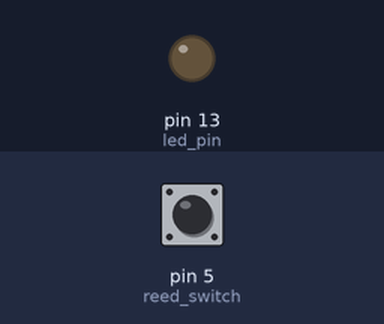
This sketch was run on a simulated Arduino Uno, built with avr-gcc and run on an emulated ATmega328P. On the bench: output pins drawn as LEDs (lit = HIGH). The inputs (shaded band) are chosen by the test bench; at power-on: pin 5 (reed_switch) LOW. What the sketch prints to the serial monitor is not drawn.

Above: at 1.2 s.
1.3 s: pin 5 (reed_switch) pulled HIGH for 0.15 s
At 1.37 s:
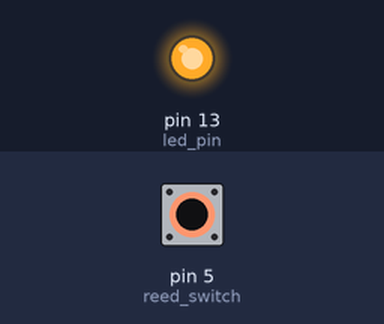
2.9 s: pin 5 (reed_switch) pulled HIGH for 3.2 s
At 6.4 s:
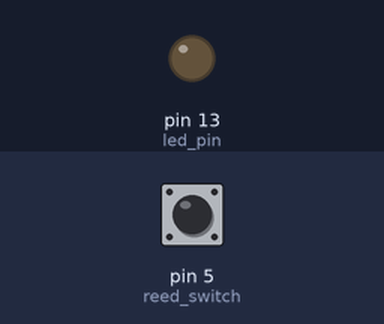
Timing chart, 0 to 7.9 s (numbered marks = the images above; inputs shaded):
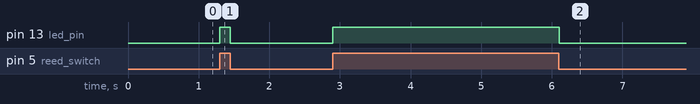

The sketch:

reed_switch.ino
```cpp
/**************************************************************/
/* Código teste para acionamento de LED na porta D7 (GPIO 13) */
/* quando o reed switch na porta D1 (GPIO 05)é fechado.       */
/**************************************************************/

// Contantes que representam os pinos do switch e do LED
const int reed_switch = 5;
const int led_pin = 13;

// variável ledState armazena estado do LED
int led_state = LOW;
int reed_state;

void setup() {

  // Iniciando a porta serial a um baud rate de 115200:
  Serial.begin(115200);
  Serial.println("****************************");
  Serial.println("     Programa iniciado.");
  Serial.println("****************************");

  // Setando o pino do LED como output:
  pinMode(led_pin, OUTPUT);

  // Setando o pino do reed switch como input:
  pinMode(reed_switch, INPUT);

}

void loop() {

  reed_state = digitalRead(reed_switch);

  if (reed_state == true){
    led_state = HIGH;
    digitalWrite(led_pin, led_state);
    Serial.println("Reed switch FECHADO! ");
    Serial.println(reed_state);
    }
    else {
      led_state = LOW;
      digitalWrite(led_pin, led_state);
      Serial.println("Reed switch ABERTO! ");
      Serial.println(reed_state);
    }

}
```

Measured:
- after the input at 1.3 s, pin 13 (led_pin): LOW → HIGH at once, → LOW 0.15 s later
- after the input at 2.9 s, pin 13 (led_pin): LOW → HIGH at once, → LOW 3.2 s later
